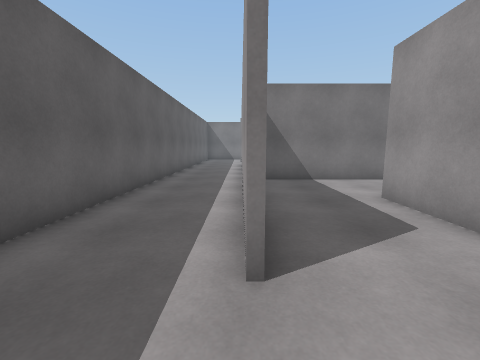
view 1 (above)

24 first-person views from a walk through a scene from a Unity 3-D project. The camera is 1.3 m above the floor, tilts 8° down and sees 90° across. The floor is counted in squares, 1 m on a side. Each view is taken from the middle of a square. On the plan, view 1 faces up. The plan holds only what a view shows up to about 12 squares ahead; the rest is blank. The place goes on beyond the plan. The player character is not drawn.

view 2
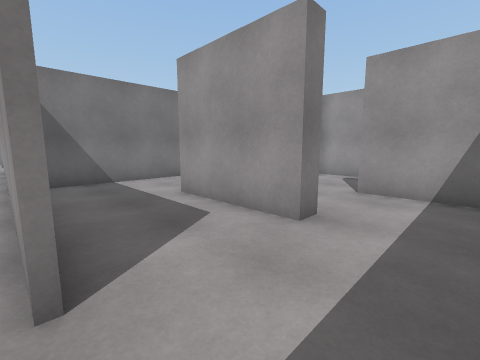

view 3
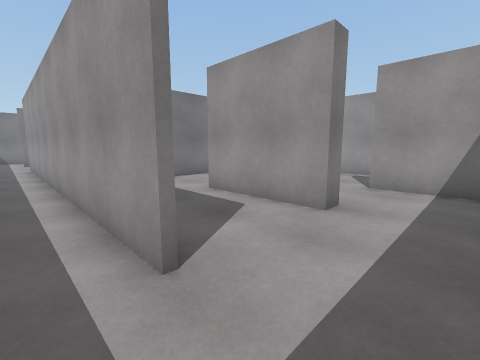

view 4
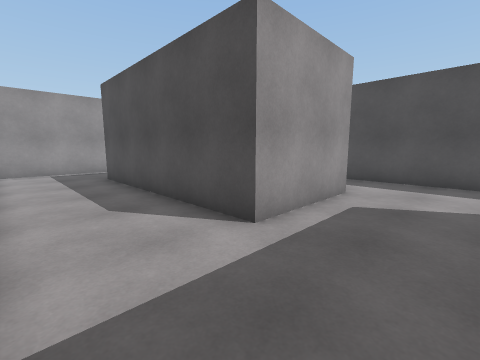

view 5
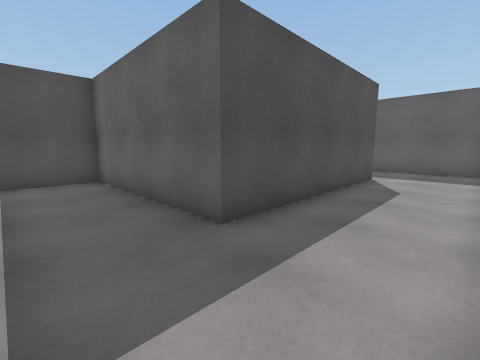

view 6
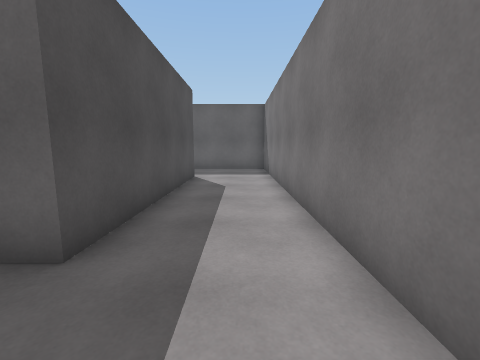

view 7
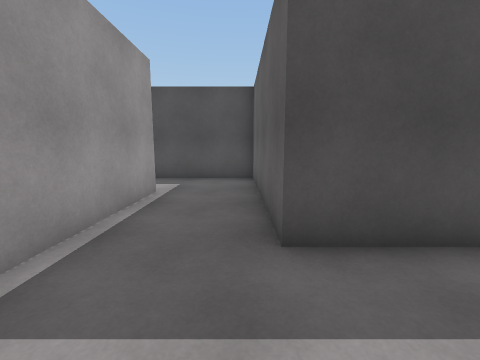

view 8
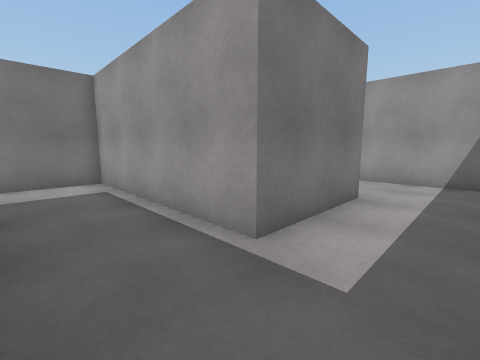

view 9
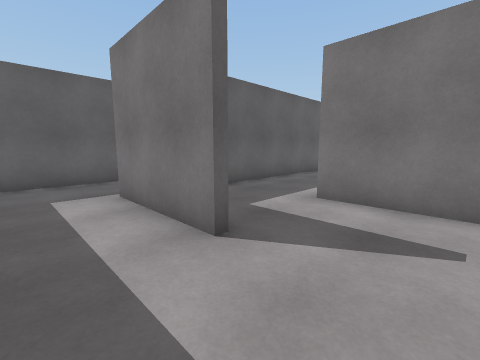

view 10
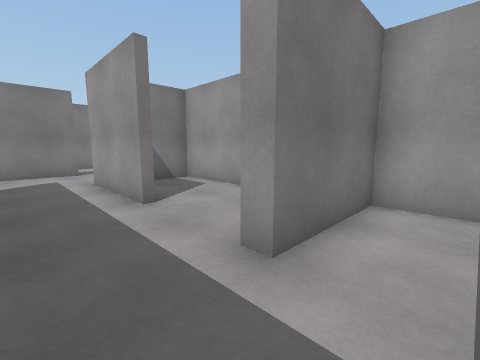

view 11
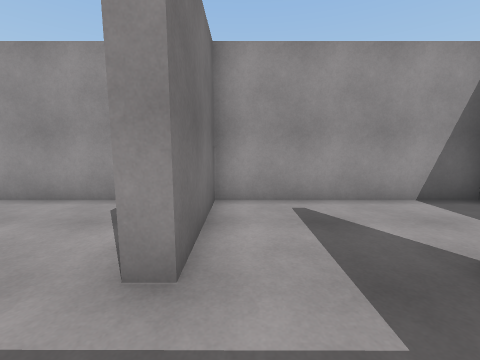

view 12
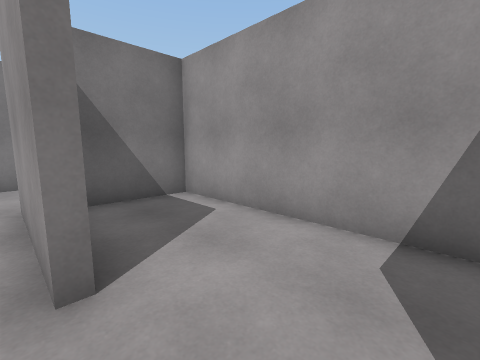

view 13
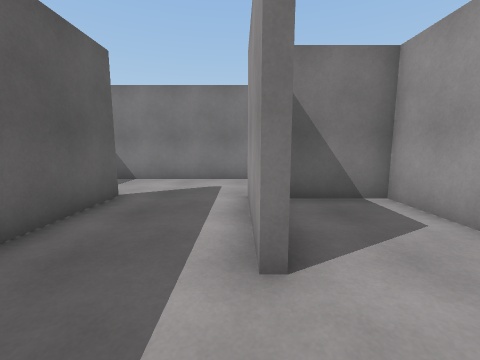

view 14
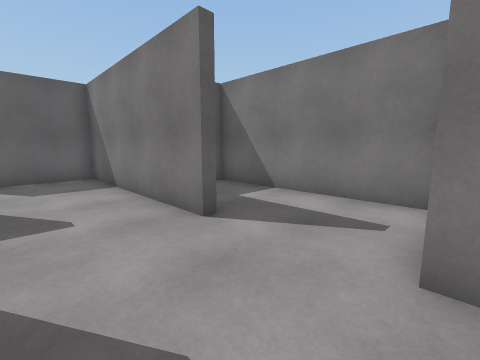

view 15
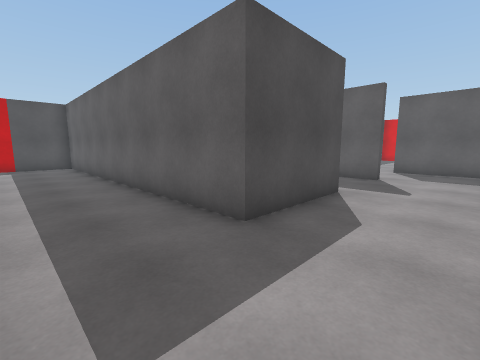

view 16
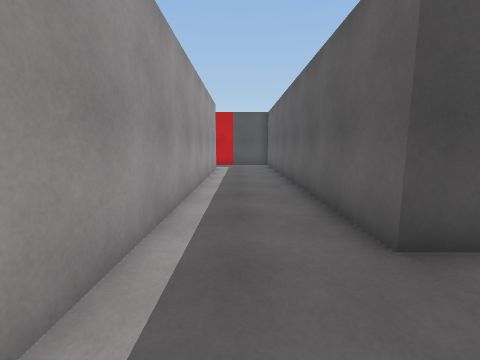

view 17
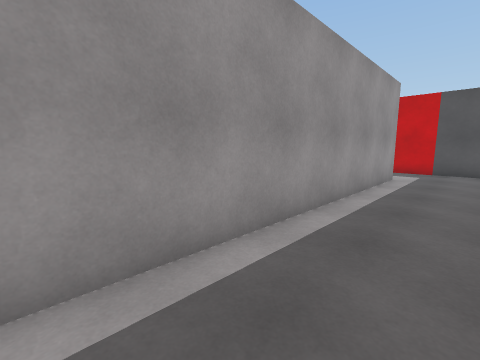

view 18
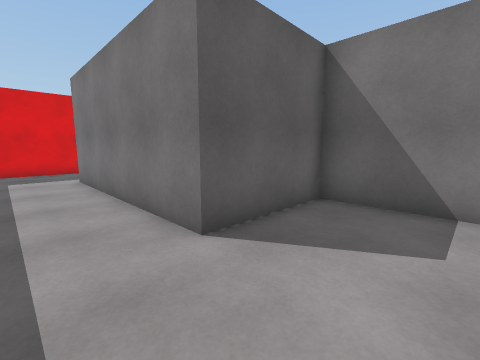

view 19
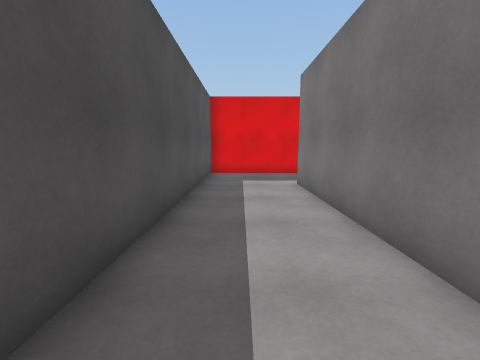

view 20
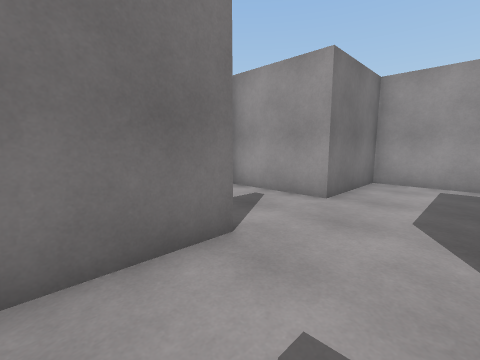

view 21
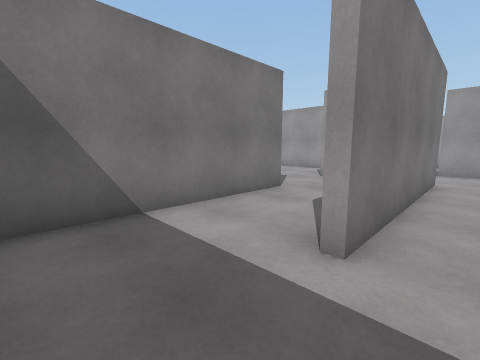

view 22
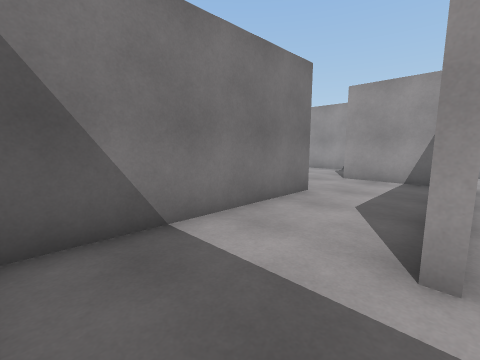

view 23
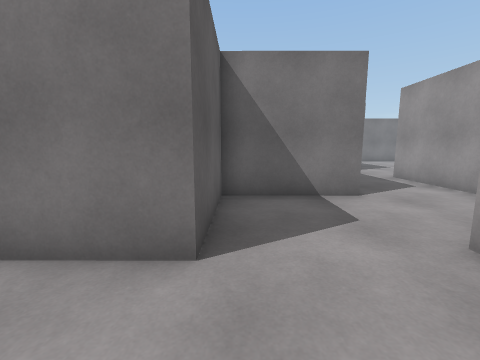

view 24
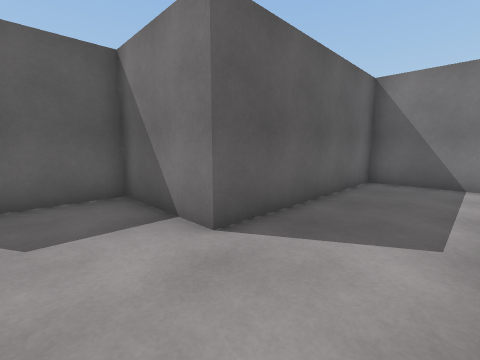

### Floor plan
Points are (right, up) in squares from view 1. A wall is a line through its corners. A room is listed if a view was taken in it or the views show most of it. See-through windows are left out.
Room 1 (views 1, 2, 3, 4, 5, 6, 7, 8)
walls: (0.3, 9.1) (0.2, 5.6); (4.4, 2.2) (3.6, 2.2) (3.6, 6) (11.5, 6) (11.5, -0.8) (13.5, -0.8); (-3.2, 12.1) (-3.2, 3.1); (0.1, 2.1) (0.1, 16); (7.1, -0.1) (7.1, 1.4); (0.9, -0.8) (4.8, -0.8); (14.4, 2.1) (14.5, 9.3) (0.9, 9.4)
ways out: opening at (14, 0.5) to room 2; opening at (5.5, 1.5)
Room 2 (views 9, 10, 11, 12, 13)
walls: (18.5, 2.1) (14.4, 2.1); (21.7, 6.9) (21.7, 13) (19.2, 13); (14.8, 9.4) (14.8, 5.7); (21.7, -0.9) (21.7, 5.6) (18.2, 5.6) (18.2, 6.2); (13.5, -0.8) (15.5, -0.8)
ways out: opening at (14, 0.5) to room 1; opening at (16.5, 10) to room 3
Room 3 (views 14, 15, 16, 17, 18, 19, 20)
walls: (18.2, 9.2) (18.2, 13.2) (22.1, 13.2) (22.1, 1.8); (14.5, 11.9) (14.5, 13.2) (14.8, 13.2) (14.8, 9.4); (18.4, 17) (18.4, 16.6) (11.2, 16.6) (11.2, 13) (3.6, 13); (21.4, 20.1) (14.8, 20.1); (25.4, 2.1) (25.4, 16.5) (21.7, 16.6) (21.7, 20.1); (22.9, -0.8) (26, -0.8); (2.5, 9.6) (10.8, 9.6)
ways out: opening at (16.5, 10) to room 2; opening at (3.5, 11.5) to room 4
Room 4 (views 21, 22, 23, 24)
walls: (14.1, 27.4) (11.2, 27.4) (11.2, 20.1) (7.5, 20.1) (7.5, 16.6) (0.8, 16.6); (14.5, 20.4) (14.5, 24.2); (10.9, 14) (10.9, 17); (3.6, 13) (3.6, 13.4); (0.3, 14) (0.3, 9.6) (2.5, 9.6)
ways out: opening at (3.5, 11.5) to room 3

Positions as (right, up) in squares from view 1, and headings:
1: (0, 0), facing up
2: (0, 0), facing up-right
3: (-1, 0), facing up-right
4: (1, 9), facing down-right
5: (14, 9), facing down-left
6: (14, 8), facing left
7: (12, 9), facing down
8: (12, 0), facing up-right
9: (21, 0), facing up-left
10: (16, 4), facing up-right
11: (16, 5), facing right
12: (18, 7), facing up-right
13: (18, 7), facing up
14: (22, 14), facing up-left
15: (25, 16), facing down-left
16: (24, 16), facing down
17: (23, 13), facing down-right
18: (14, 11), facing up-left
19: (12, 11), facing left
20: (16, 14), facing up-right
21: (1, 12), facing up-right
22: (1, 13), facing up-right
23: (8, 14), facing up
24: (14, 18), facing up-left
